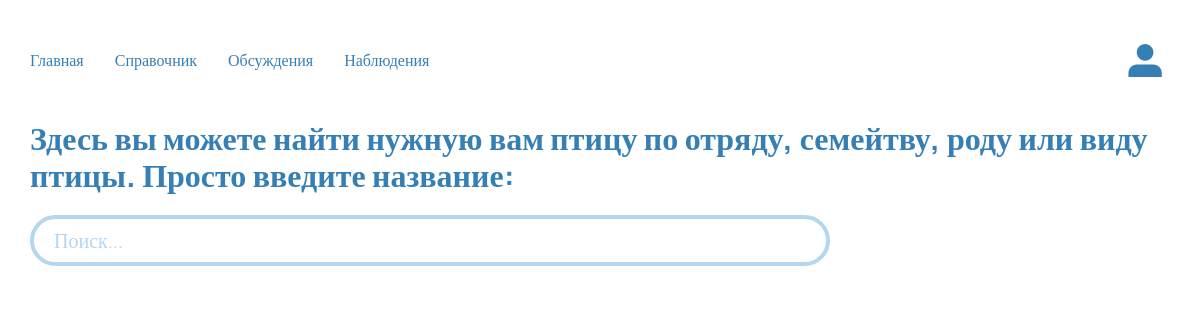
Before: /lib/ with the older database file.
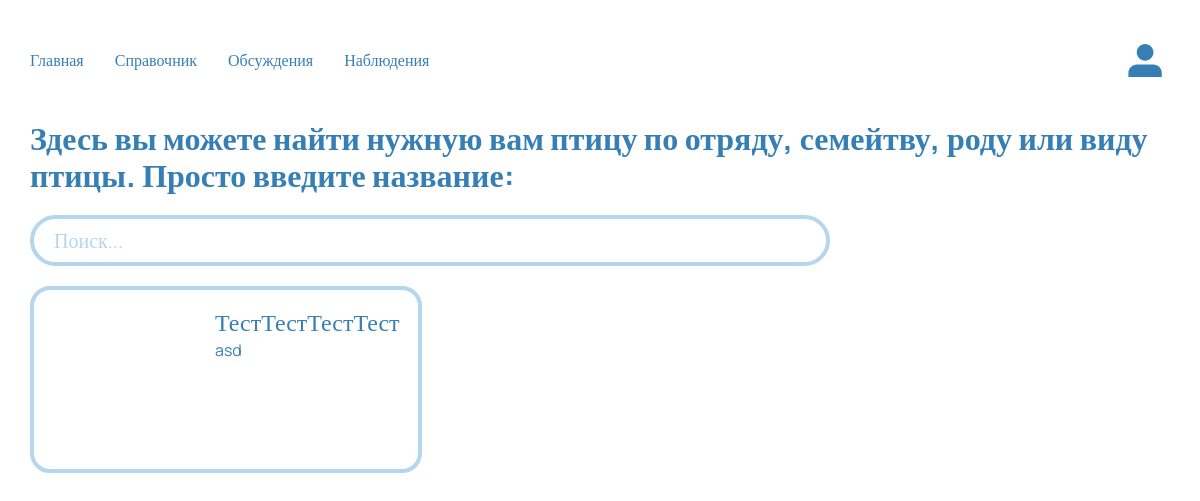
After: the same page with the newer database file.
### birdlib/models.py (models this page shows)
class Bird(models.Model):
    user = ForeignKey(User, on_delete=models.CASCADE)
    name = models.CharField(max_length=50, null=False)
    lat_name = models.CharField(max_length=50, blank=True, null=True)
    squad = models.CharField(max_length=50, blank=True, null=True)
    family = models.CharField(max_length=50, blank=True, null=True)
    genus = models.CharField(max_length=50, blank=True, null=True)
    protection = models.CharField(max_length=50, blank=True, null=True)
    habitat = models.TextField(max_length=1000, blank=True, null=True)
    description = models.TextField(max_length=1000, blank=True, null=True)
    audio = models.FileField(upload_to="songs/", blank=True, null=True)
    logo_men = models.ImageField(null=True, blank=True, upload_to=bird_file_directory_path)
    logo_woman = models.ImageField(null=True, blank=True, upload_to=bird_file_directory_path)
    favourites = models.ManyToManyField(User, related_name="favourites", blank=True)

### birdlib/views.py (the view)
# urls.py: path('', ListBirdView.as_view(), name='list'),
class ListBirdView(View):
    def get(self, request: HttpRequest) -> HttpResponse:
        if request.GET.get("bird"):
            birds = (
                Bird.objects.filter(name__icontains=request.GET.get("bird"))
                | Bird.objects.filter(squad__icontains=request.GET.get("bird"))
                | Bird.objects.filter(family__icontains=request.GET.get("bird"))
                | Bird.objects.filter(genus__icontains=request.GET.get("bird"))
                | Bird.objects.filter(protection__icontains=request.GET.get("bird"))
            )
        else:
            birds = Bird.objects.all()
        context = {
            'group_exists': request.user.groups.filter(name='Moderators').exists(),
            'search': request.GET.get("bird"),
            'birds': birds,
        }
        return render(request, 'birdlib/list_bird.html', context=context)

### birdlib/templates/birdlib/list_bird.html (shortened to what this page needs)
{% extends "base.html" %}
{% block main %}
<div class="container">
    <h1>Здесь вы можете найти нужную вам птицу по отряду, семейтву, роду или виду птицы. Просто введите название:</h1>
    <form method="get">
        <input class="birds_search" name="bird" placeholder="Поиск...">
    </form>
    <div class="birds">
        {% for bird in birds %}
        <a class="birds-link" href="{% url 'birdlib:details' pk=bird.pk %}">
            {% if bird.logo_men %}
            <div class="birds-img" style="background-image: url(../../..{{ bird.logo_men.url}});"></div>
            {% else %}
            <div class="birds-img"></div>
            {% endif %}
            <div class=" birds-block">
                <h2 class="birds-title">{{ bird.name }}</h2>
                <p class="birds-description">{{ bird.description|truncatechars:'135' }}</p>
            </div>
        </a>
        {% endfor %}
    </div>
</div>
{% endblock %}

Changed rows visible on the page:
added Bird: name "ТестТестТестТест", description "asd"
